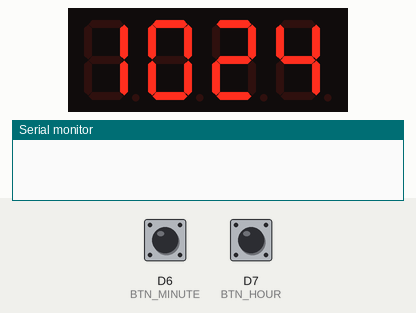
This sketch was run on a simulated ESP8266 (NodeMCU). Parts: 4-digit seven-segment display, the last lines printed to the serial monitor. Inputs (shaded band) come from the test bench; at power-on: D6 (BTN_MINUTE) HIGH, D7 (BTN_HOUR) HIGH. The local clock reads 2024-03-15 10:24:30 at power-on unless the sketch sets it.

Above: at 1.6 s.
1.7 s: D6 (BTN_MINUTE) pulled LOW for 3.2 s
At 5.6 s:
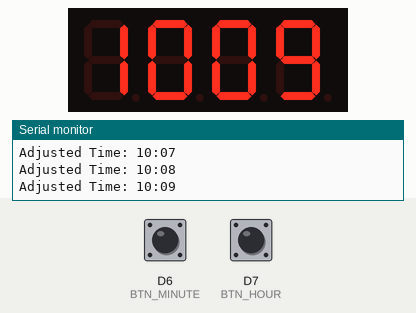
6.4 s: D7 (BTN_HOUR) pulled LOW for 0.15 s
At 7.8 s:
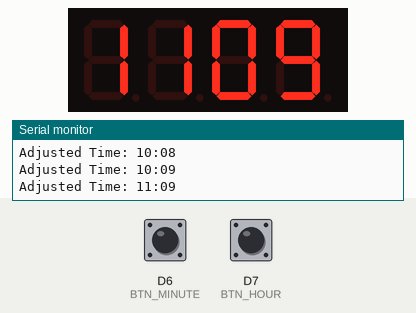
8.5 s: D6 (BTN_MINUTE) pulled LOW for 0.15 s
At 9.4 s:
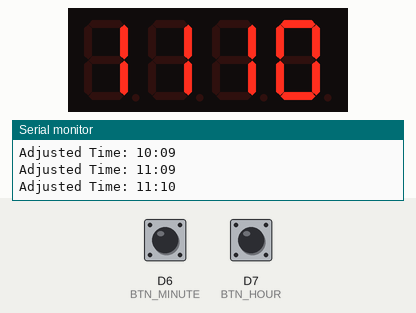
10.5 s: D7 (BTN_HOUR) pulled LOW for 1 s
At 12.8 s:
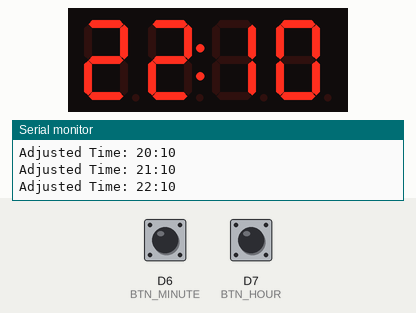
Timing chart, 0 to 14.0 s (numbered marks = the images above; inputs shaded):
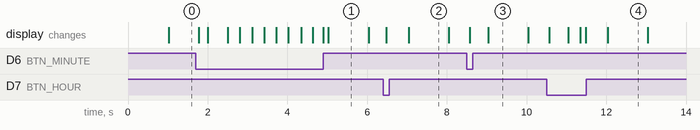

The sketch:

rtc_finalcode.ino
```cpp
#include <Wire.h>
#include <RTClib.h>
#include <TM1637Display.h>

// Define RTC and 7-segment display
RTC_DS3231 rtc;
#define CLK D4  // GPIO12
#define DIO D3  // GPIO14
TM1637Display display(CLK, DIO);

bool colonState = true;
unsigned long previousMillis = 0;
const long interval = 30000;
const long displayDuration = 2000;
bool showTemperature = false;

// Button pins
#define BTN_HOUR D7  // GPIO0
#define BTN_MINUTE D6 // GPIO2

// Debounce settings
const long debounceDelay = 50;
const long holdTime = 700;  // Hold time before auto-increment
const long repeatRate = 500; // Auto-increment every 500ms when held

// Button state tracking
bool lastHourState = HIGH;
bool lastMinuteState = HIGH;
unsigned long lastHourPressTime = 0;
unsigned long lastMinutePressTime = 0;
bool hourHeld = false;
bool minuteHeld = false;

// Colon blinking interval
unsigned long lastBlinkTime = 0;
const long blinkInterval = 1000; // 1 second blink rate

void setup() {
    Serial.begin(115200);
    Wire.begin(D2, D1);

    pinMode(BTN_HOUR, INPUT_PULLUP);
    pinMode(BTN_MINUTE, INPUT_PULLUP);

    if (!rtc.begin()) {
        Serial.println("Couldn't find RTC");
        while (1);
    }

    if (rtc.lostPower()) {
        Serial.println("RTC lost power, setting time...");
        rtc.adjust(DateTime(F(__DATE__), F(__TIME__))); // Set to compile time
    }

    display.setBrightness(7);
}

void loop() {
    unsigned long currentMillis = millis();

    handleButtonPress(BTN_HOUR, lastHourPressTime, lastHourState, hourHeld, true);
    handleButtonPress(BTN_MINUTE, lastMinutePressTime, lastMinuteState, minuteHeld, false);

    if (currentMillis - previousMillis >= interval) {
        previousMillis = currentMillis;
        showTemperature = true;
    }

    if (showTemperature) {
        float tempC = rtc.getTemperature();
        int tempDisplay = (int)tempC * 100;
        display.showNumberDec(tempDisplay, false);
        Serial.printf("Temperature: %.2f°C\n", tempC);

        delay(displayDuration);
        showTemperature = false;
    }

    if (currentMillis - lastBlinkTime >= blinkInterval) {
        lastBlinkTime = currentMillis;
        colonState = !colonState;
        updateDisplay();
    }
}

void handleButtonPress(int buttonPin, unsigned long &lastPressTime, bool &lastButtonState, bool &buttonHeld, bool isHour) {
    bool currentButtonState = digitalRead(buttonPin);

    if (currentButtonState == LOW && lastButtonState == HIGH) {  // Button just pressed
        delay(debounceDelay); // Debounce delay
        if (digitalRead(buttonPin) == LOW) { // Confirm it's still pressed
            adjustTime(isHour);
            lastPressTime = millis();
            buttonHeld = true;
        }
    }
    else if (currentButtonState == LOW && buttonHeld) {  // Button is held
        if (millis() - lastPressTime > holdTime) {  // Start auto-increment after hold
            adjustTime(isHour);
            lastPressTime = millis() + repeatRate;
        }
    }
    else if (currentButtonState == HIGH) {  // Button released
        buttonHeld = false;
    }

    lastButtonState = currentButtonState;
}

void adjustTime(bool isHour) {
    DateTime now = rtc.now();
    int hour = now.hour();
    int minute = now.minute();

    if (isHour) {
        hour = (hour + 1) % 24;
    } else {
        minute = (minute + 1) % 60;
    }

    rtc.adjust(DateTime(now.year(), now.month(), now.day(), hour, minute, 0));
    Serial.printf("Adjusted Time: %02d:%02d\n", hour, minute);

    updateDisplay();
}

void updateDisplay() {
    DateTime now = rtc.now();
    int hour = now.hour();
    int minute = now.minute();

    int displayTime = (hour * 100) + minute;
    display.showNumberDecEx(displayTime, colonState ? 0b01000000 : 0b00000000, true);
}
```

Measured:
- after the input at 1.7 s, the display: first changes after 0.07 s (image 1 shows a later state)
- after the input at 6.4 s, the display: first changes after 0.07 s (image 2 shows a later state)
- after the input at 8.5 s, the display: first changes after 0.07 s (image 3 shows a later state)
- after the input at 10.5 s, the display: first changes after 0.07 s (image 4 shows a later state)
